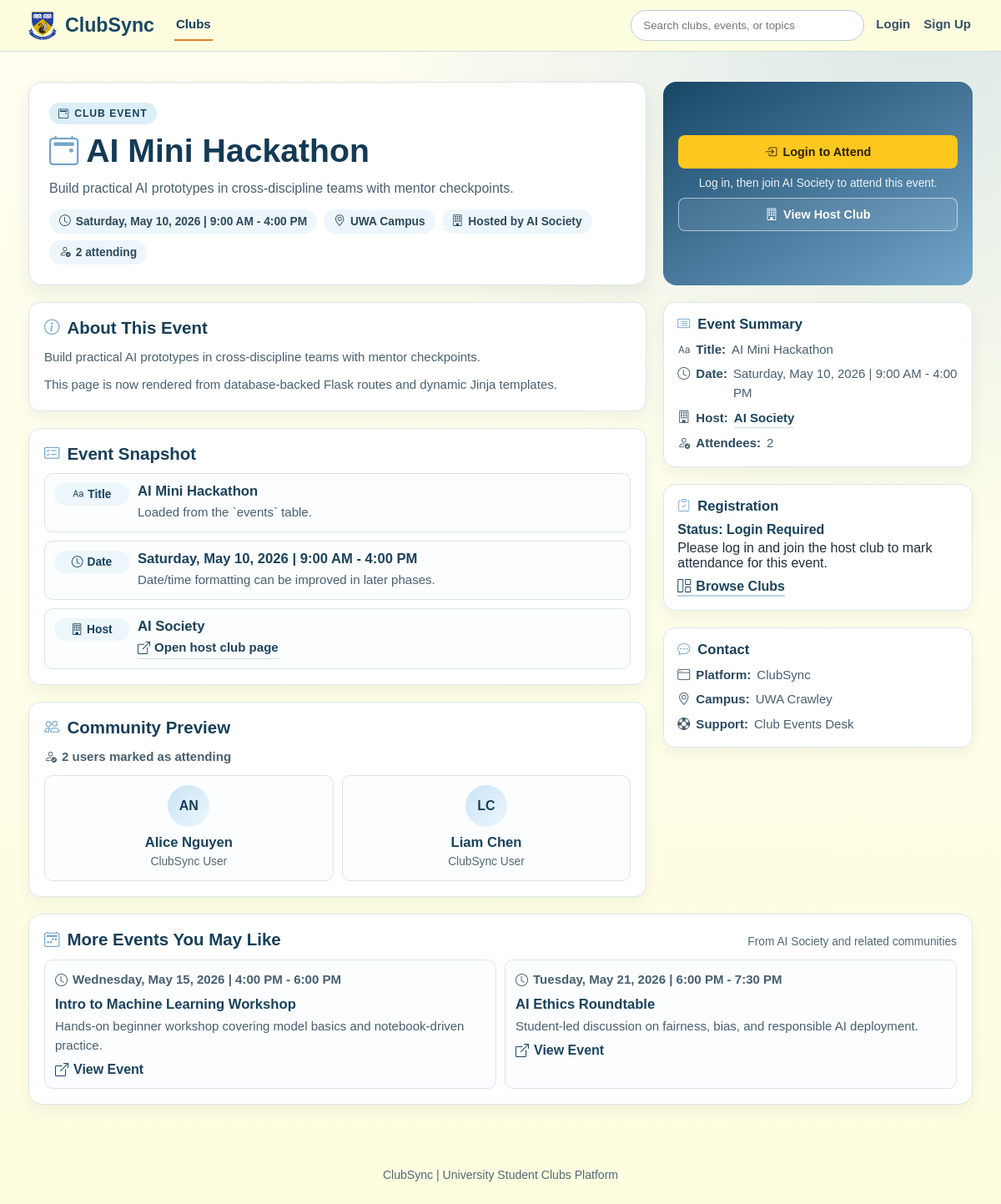
The page /events/1 on the database its author committed.
### models/event.py (models this page shows)
class Event(db.Model):
    __tablename__ = "events"
    id = db.Column(db.Integer, primary_key=True)
    club_id = db.Column(db.Integer, db.ForeignKey("clubs.id"), nullable=False)
    title = db.Column(db.String(150), nullable=False)
    date = db.Column(db.String(50), nullable=False)
    description = db.Column(db.Text)
    attendances = db.relationship("Attendance", backref="event", cascade="all, delete")

### models/club.py (models this page shows)
class Club(db.Model):
    __tablename__ = "clubs"
    id = db.Column(db.Integer, primary_key=True)
    name = db.Column(db.String(100), nullable=False)
    description = db.Column(db.Text, nullable=False)
    category = db.Column(db.String(50), nullable=True)
    image_path = db.Column(db.String(255), nullable=True)
    events = db.relationship("Event", backref="club", cascade="all, delete")
    memberships = db.relationship("Membership", backref="club", cascade="all, delete")

### models/user.py (models this page shows)
class User(db.Model):
    __tablename__ = "users"
    id = db.Column(db.Integer, primary_key=True)
    name = db.Column(db.String(100), nullable=False)
    email = db.Column(db.String(120), unique=True, nullable=False)
    password_hash = db.Column(db.String(255), nullable=False)
    is_admin = db.Column(db.Boolean, default=False, nullable=False)
    memberships = db.relationship("Membership", backref="user", cascade="all, delete")
    attendances = db.relationship("Attendance", backref="user", cascade="all, delete")

### routes/clubs.py (the view, shortened to what this page needs)
@clubs_bp.route("/events/<int:event_id>")
def event_details(event_id):
    event = Event.query.get_or_404(event_id)
    attendees = sorted(
        (
            attendance.user
            for attendance in event.attendances
            if attendance.user is not None
        ),
        key=lambda user: user.name.lower(),
    )
    related_events = (
        Event.query.filter(Event.club_id == event.club_id, Event.id != event.id)
        .order_by(Event.id.asc())
        .limit(3)
        .all()
    )
    is_attending = False
    is_club_member = False
    current_user = _get_current_user()
    return render_template(
        "event.html",
        event=event,
        club=event.club,
        attendee_count=len(event.attendances),
        attendees=attendees,
        related_events=related_events,
        is_attending=is_attending,
        is_club_member=is_club_member,
    )

### templates/event.html (shortened to what this page needs)
<!DOCTYPE html>
<html lang="en">
<head>
    <link rel="stylesheet" href="{{ url_for('static', filename='css/styles.css') }}">
    <link rel="stylesheet" href="https://cdn.jsdelivr.net/npm/bootstrap-icons@1.11.3/font/bootstrap-icons.min.css">
    <link rel="stylesheet" href="{{ url_for('static', filename='css/alerts.css') }}">
    <link rel="stylesheet" href="{{ url_for('static', filename='css/event.css') }}">
</head>
<body class="clubs-page event-page">
{% set active_page = 'event' %}
{% include "_site_header.html" %}
<main class="event-main">
    {% if event %}
        <section class="event-hero">
            <div class="event-hero-main">
                <p class="event-hero-type"><i class="bi bi-calendar2-event" aria-hidden="true"></i>Club Event</p>
                <h1><i class="bi bi-calendar2-event" aria-hidden="true"></i>{{ event.title }}</h1>
                <p class="event-hero-summary">
                    {{ event.description if event.description else 'This event does not have a description yet.' }}
                </p>
                <div class="event-hero-meta">
                    <span><i class="bi bi-clock" aria-hidden="true"></i>{{ event.date }}</span>
                    <span><i class="bi bi-geo-alt" aria-hidden="true"></i>UWA Campus</span>
                    {% if club %}
                        <a href="{{ url_for('clubs.club_details', club_id=club.id) }}" class="event-meta-link"><i class="bi bi-building" aria-hidden="true"></i>Hosted by {{ club.name }}</a>
                    {% endif %}
                    <span><i class="bi bi-person-check" aria-hidden="true"></i>{{ attendee_count }} attending</span>
                </div>
            </div>
            <div class="event-hero-actions">
                {% if session.get('user_id') %}
                    {% if is_attending %}
                        <form method="POST" action="{{ url_for('clubs.unattend_event', event_id=event.id) }}">
                            <input type="hidden" name="csrf_token" value="{{ csrf_token() }}">
                            <input type="hidden" name="next" value="{{ request.path }}">
                            <button type="submit" class="event-danger-action"><i class="bi bi-x-circle" aria-hidden="true"></i>Cancel Attendance</button>
                        </form>
                        <p class="event-action-note">You are currently marked as attending this event.</p>
                    {% elif is_club_member %}
                        <form method="POST" action="{{ url_for('clubs.attend_event', event_id=event.id) }}">
                            <input type="hidden" name="csrf_token" value="{{ csrf_token() }}">
                            <input type="hidden" name="next" value="{{ request.path }}">
                            <button type="submit" class="event-primary-action"><i class="bi bi-calendar-check" aria-hidden="true"></i>Attend Event</button>
                        </form>
                        <p class="event-action-note">Mark attendance to appear in the attendee list.</p>
                    {% elif club %}
                        <a href="{{ url_for('clubs.club_details', club_id=club.id) }}" class="event-primary-action"><i class="bi bi-person-plus" aria-hidden="true"></i>Join Club to Attend</a>
                        <p class="event-action-note">You need to join {{ club.name }} before attending this event.</p>
                    {% else %}
                        <p class="event-action-note">Joining the host club is required before attendance can be marked.</p>
                    {% endif %}
                {% else %}
                    <a href="{{ url_for('auth.login') }}" class="event-primary-action"><i class="bi bi-box-arrow-in-right" aria-hidden="true"></i>Login to Attend</a>
                    {% if club %}
                        <p class="event-action-note">Log in, then join {{ club.name }} to attend this event.</p>
                    {% else %}
                        <p class="event-action-note">Log in first to mark or cancel attendance.</p>
                    {% endif %}
                {% endif %}
                {% if club %}
                    <a href="{{ url_for('clubs.club_details', club_id=club.id) }}" class="event-secondary-action"><i class="bi bi-building" aria-hidden="true"></i>View Host Club</a>
                {% else %}
                    <a href="{{ url_for('clubs.clubs') }}" class="event-secondary-action"><i class="bi bi-grid-1x2" aria-hidden="true"></i>Browse Clubs</a>
                {% endif %}
            </div>
        </section>
        <div class="event-layout">
            <section class="event-content">
                <article class="event-section-card">
                    <h2><i class="bi bi-info-circle" aria-hidden="true"></i>About This Event</h2>
                    <p>{{ event.description if event.description else 'Event description is currently unavailable.' }}</p>
                    <p>This page is now rendered from database-backed Flask routes and dynamic Jinja templates.</p>
                </article>
                <article class="event-section-card">
                    <h2><i class="bi bi-card-checklist" aria-hidden="true"></i>Event Snapshot</h2>
                    <div class="event-agenda-list">
                        <div class="event-agenda-item">
                            <span class="event-agenda-time"><i class="bi bi-type" aria-hidden="true"></i>Title</span>
                            <div>
                                <h3>{{ event.title }}</h3>
                                <p>Loaded from the `events` table.</p>
                            </div>
                        </div>
                        <div class="event-agenda-item">
                            <span class="event-agenda-time"><i class="bi bi-clock" aria-hidden="true"></i>Date</span>
                            <div>
                                <h3>{{ event.date }}</h3>
                                <p>Date/time formatting can be improved in later phases.</p>
                            </div>
                        </div>
                        {% if club %}
                            <div class="event-agenda-item">
                                <span class="event-agenda-time"><i class="bi bi-building" aria-hidden="true"></i>Host</span>
                                <div>
                                    <h3>{{ club.name }}</h3>
                                    <p><a href="{{ url_for('clubs.club_details', club_id=club.id) }}" class="event-inline-link"><i class="bi bi-box-arrow-up-right" aria-hidden="true"></i>Open host club page</a></p>
                                </div>
                            </div>
                        {% endif %}
                    </div>
                </article>
                <article class="event-section-card">
                    <h2><i class="bi bi-people" aria-hidden="true"></i>Community Preview</h2>
                    <p class="event-attendees-count"><i class="bi bi-person-check" aria-hidden="true"></i>{{ attendee_count }} user{% if attendee_count != 1 %}s{% endif %} marked as attending</p>
                    <div class="event-attendee-grid">
                        {% if attendees %}
                            {% for attendee in attendees[:8] %}
                                {% set name_parts = attendee.name.split() %}
                                <div class="event-attendee-card">
                                    <div class="event-attendee-avatar">
                                        {{ ((name_parts[0][0] if name_parts else '?') ~ (name_parts[1][0] if name_parts|length > 1 else '')) | upper }}
                                    </div>
                                    <h3>{{ attendee.name }}</h3>
                                    <p>ClubSync User</p>
                                </div>
                            {% endfor %}
                        {% else %}
                            <div class="event-attendee-card">
                                <div class="event-attendee-avatar">--</div>
                                <h3>No Attendees Yet</h3>
                                <p>Attendance records will appear here once added.</p>
                            </div>
                        {% endif %}
                    </div>
                </article>
            </section>
            <aside class="event-sidebar">
                <section class="event-side-card">
                    <h2><i class="bi bi-card-list" aria-hidden="true"></i>Event Summary</h2>
                    <ul>
                        <li><i class="bi bi-type" aria-hidden="true"></i><strong>Title:</strong> {{ event.title }}</li>
                        <li><i class="bi bi-clock" aria-hidden="true"></i><strong>Date:</strong> {{ event.date }}</li>
                        {% if club %}
                            <li><i class="bi bi-building" aria-hidden="true"></i><strong>Host:</strong> <a href="{{ url_for('clubs.club_details', club_id=club.id) }}" class="event-inline-link">{{ club.name }}</a></li>
                        {% endif %}
                        <li><i class="bi bi-person-check" aria-hidden="true"></i><strong>Attendees:</strong> {{ attendee_count }}</li>
                    </ul>
                </section>
                <section class="event-side-card">
                    <h2><i class="bi bi-clipboard-check" aria-hidden="true"></i>Registration</h2>
                    {% if session.get('user_id') %}
                        {% if is_attending %}
                            <p class="event-side-highlight">Status: Attending</p>
                            <p>Your attendance is currently recorded for this event.</p>
                        {% elif is_club_member %}
                            <p class="event-side-highlight">Status: Not Attending Yet</p>
                            <p>Use the attend action above to mark attendance.</p>
                        {% elif club %}
                            <p class="event-side-highlight">Status: Club Membership Required</p>
                            <p>Join {{ club.name }} first, then return here to mark attendance.</p>
                            <a href="{{ url_for('clubs.club_details', club_id=club.id) }}" class="event-side-link"><i class="bi bi-building" aria-hidden="true"></i>Go to Host Club</a>
                        {% else %}
                            <p class="event-side-highlight">Status: Club Membership Required</p>
                            <p>Join the host club first, then return here to mark attendance.</p>
                        {% endif %}
                    {% else %}
                        <p class="event-side-highlight">Status: Login Required</p>
                        <p>Please log in and join the host club to mark attendance for this event.</p>
                    {% endif %}
                    <a href="{{ url_for('clubs.clubs') }}" class="event-side-link"><i class="bi bi-grid-1x2" aria-hidden="true"></i>Browse Clubs</a>
                </section>
                <section class="event-side-card">
                    <h2><i class="bi bi-chat-dots" aria-hidden="true"></i>Contact</h2>
                    <ul>
                        <li><i class="bi bi-window" aria-hidden="true"></i><strong>Platform:</strong> ClubSync</li>
                        <li><i class="bi bi-geo-alt" aria-hidden="true"></i><strong>Campus:</strong> UWA Crawley</li>
                        <li><i class="bi bi-life-preserver" aria-hidden="true"></i><strong>Support:</strong> Club Events Desk</li>
                    </ul>
                </section>
            </aside>
        </div>
        <section class="event-related">
            <div class="event-related-head">
                <h2><i class="bi bi-calendar2-week" aria-hidden="true"></i>More Events You May Like</h2>
                <p>{% if club %}From {{ club.name }} and related communities{% else %}From student clubs{% endif %}</p>
            </div>
            <div class="event-related-grid">
                {% if related_events %}
                    {% for related_event in related_events %}
                        <article class="event-related-card">
                        <p class="event-related-date"><i class="bi bi-clock" aria-hidden="true"></i>{{ related_event.date }}</p>
                            <h3>{{ related_event.title }}</h3>
                            <p>{{ related_event.description if related_event.description else 'No description available.' }}</p>
                            <a href="{{ url_for('clubs.event_details', event_id=related_event.id) }}"><i class="bi bi-box-arrow-up-right" aria-hidden="true"></i>View Event</a>
                        </article>
                    {% endfor %}
                {% endif %}
            </div>
        </section>
    {% endif %}
</main>
<footer class="clubs-footer">
    <p>ClubSync | University Student Clubs Platform</p>
</footer>
</body>
</html>

### rows shown on the page
Event: title "AI Mini Hackathon", description "Build practical AI prototypes in cross-discipline teams with mentor checkpoints.", date "Saturday, May 10, 2026 | 9:00 AM - 4:00 PM"
Club: name "AI Society"
User: value "AN", name "Alice Nguyen"
User: value "LC", name "Liam Chen"
Event: date "Wednesday, May 15, 2026 | 4:00 PM - 6:00 PM", title "Intro to Machine Learning Workshop", description "Hands-on beginner workshop covering model basics and notebook-driven practice."
Event: date "Tuesday, May 21, 2026 | 6:00 PM - 7:30 PM", title "AI Ethics Roundtable", description "Student-led discussion on fairness, bias, and responsible AI deployment."

### other values the page prints
{{ attendee_count }} "2"
